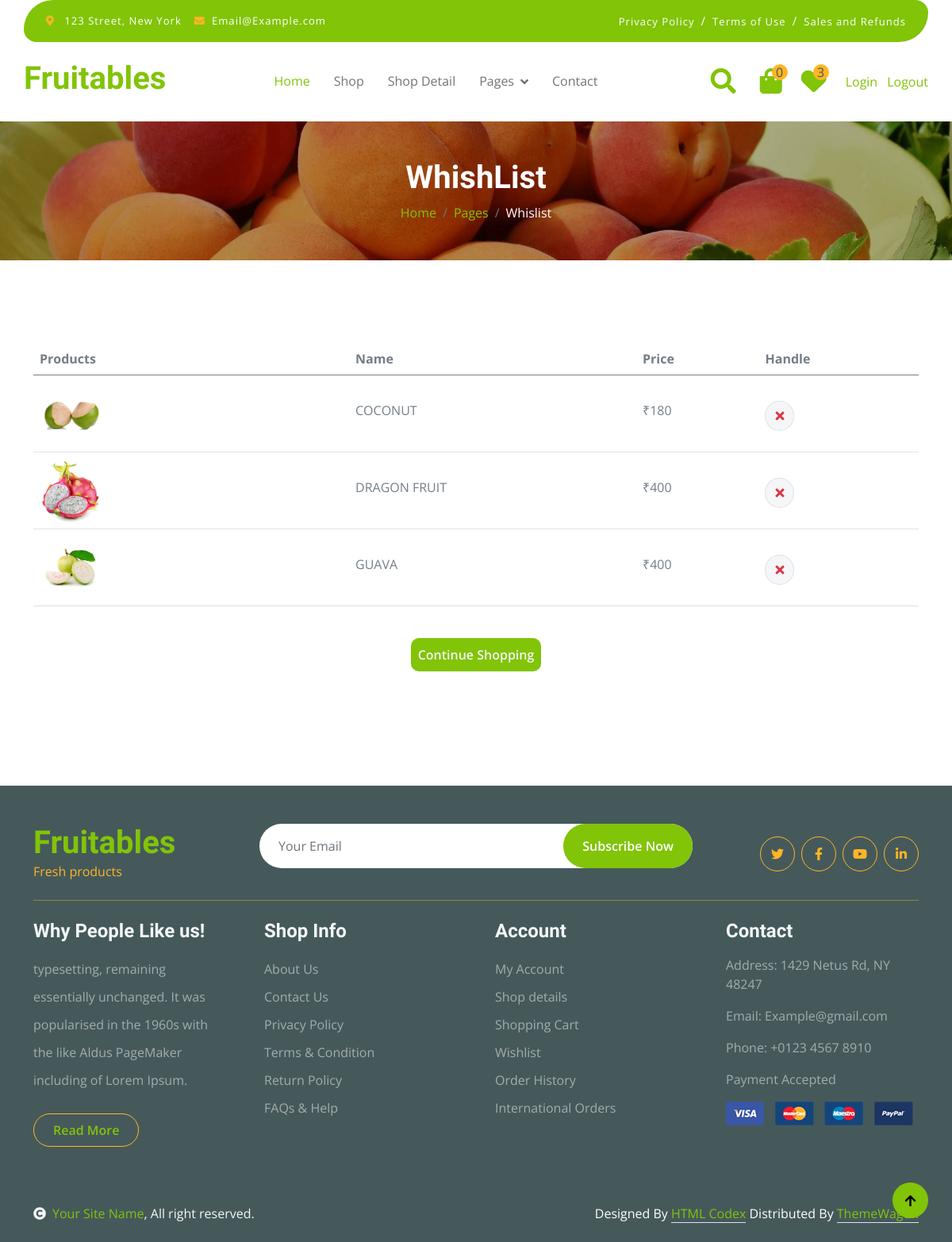
Page /Whishlist (signed in) on the earlier database version.
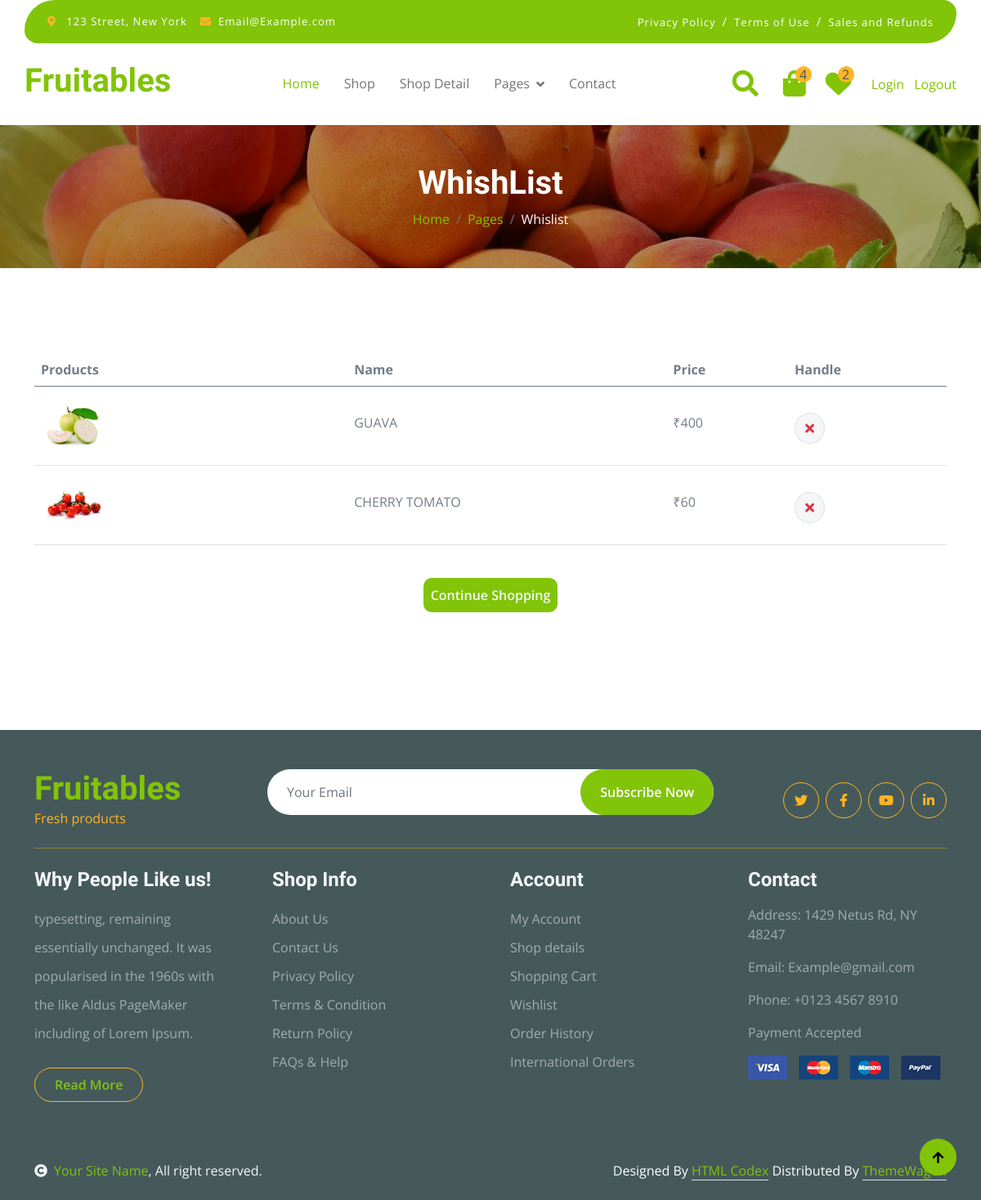
Same page on the later database version.
### app/models.py (models this page shows, shortened)
class Add_Whishlist(models.Model):
    product_id=models.ForeignKey(product,on_delete=models.CASCADE,blank=True,null=True)
    user_id=models.ForeignKey(User,on_delete=models.CASCADE,null=True,blank=True)
    image=models.ImageField(upload_to="media")
    name=models.CharField(max_length=60)
    price=models.IntegerField()

### app/views.py (the view)
# urls.py: path("Whishlist",views.Whishlist,name="Whishlist"),
def Whishlist(request):
    uid=User.objects.get(email=request.session['email'])
    w_count=Add_Whishlist.objects.filter(user_id=uid).count()
    count = addcart.objects.filter(user=uid).count()
    whish=Add_Whishlist.objects.filter(user_id=uid)
    con={"uid":uid,"whish":whish,"w_count":w_count,"count":count}
    return render(request,"whishlist.html",con)

### app/templates/whishlist.html (shortened to what this page needs)
{% extends "index.html" %}
{% load static %}
{% block content %}
        <div class="container-fluid page-header py-5">
            <h1 class="text-center text-white display-6">WhishList</h1>
            <ol class="breadcrumb justify-content-center mb-0">
                <li class="breadcrumb-item"><a href="{% url 'index' %}">Home</a></li>
                <li class="breadcrumb-item"><a href="#">Pages</a></li>
                <li class="breadcrumb-item active text-white">Whislist</li>
            </ol>
        </div>
        {% if w_count < 1 %}
        <div style="text-align:center">
<img style="height: 300px;width:300px" src="{% static 'img\whish3.png' %}">
</div>
<div style="text-align: center;">
<a style="align-items: center;" href="{% url 'shop' %}" class="btn btn-danger     cart-btn-transform m-3" data-abc="true" >Continue To Shopping</a>
</div>
    {% else %}
        <div class="container-fluid py-5">
            <div class="container py-5">
                <div class="table-responsive">
                    <table class="table">
                        <thead>
                          <tr>
                            <th scope="col">Products</th>
                            <th scope="col">Name</th>
                            <th scope="col">Price</th>
                            <th scope="col">Handle</th>
                          </tr>
                        </thead>
                        <tbody>
                           {% for i in whish %}
                            <tr>
                                <th scope="row">
                                    <div class="d-flex align-items-center">
                                        <img src="{{ i.image.url }}" class="img-fluid me-5 rounded-circle" style="width: 80px; height: 80px;" alt="">
                                    </div>
                                </th>
                                <td>
                                    <p class="mb-0 mt-4">{{i.name}}</p>
                                </td>
                                <td>
                                    <p class="mb-0 mt-4">&#8377;{{i.price}}</p>
                                </td>
                                <td>
                                    <a href="remove_whishlist/{{i.id}}"><button class="btn btn-md rounded-circle bg-light border mt-4" >
                                        <i class="fa fa-times text-danger"></i>
                                    </button></a>
                                </td>
                            </tr>
                            {% endfor %}
                        </tbody>
                    </table>
                    <br/>
                    <div class="center-button">
                        <a href="{% url 'shop' %}"><button class="btn   px-2 py-2 text-light" type="button" style="background-color: #81C408;">Continue Shopping</button></a>
                    </div>
                </div>
            </div>
        </div>
        {% endif %}
{% endblock %}

### app/templates/index.html (shortened to what this page needs)
{% load static %}
<!DOCTYPE html>
<html lang="en">
<head>
    <link rel="stylesheet" href="https://cdnjs.cloudflare.com/ajax/libs/font-awesome/6.5.1/css/all.min.css"
 />
    <link rel="stylesheet" href="https://use.fontawesome.com/releases/v5.15.4/css/all.css" />
    <link href="https://cdn.jsdelivr.net/npm/bootstrap-icons@1.4.1/font/bootstrap-icons.css" rel="stylesheet">
    <link href="{% static 'lib/lightbox/css/lightbox.min.css' %}" rel="stylesheet">
    <link href="{% static 'lib/owlcarousel/assets/owl.carousel.min.css' %}" rel="stylesheet">
    <link href="{% static 'css/bootstrap.min.css' %}" rel="stylesheet">
    <link href="{% static 'css/style.css' %}" rel="stylesheet">
</head>
<body>
    <div class="container-fluid fixed-top">
        <div class="container topbar bg-primary d-none d-lg-block">
            <div class="d-flex justify-content-between">
                <div class="top-info ps-2">
                    <small class="me-3"><i class="fas fa-map-marker-alt me-2 text-secondary"></i> <a href="#"
                            class="text-white">123 Street, New York</a></small>
                    <small class="me-3"><i class="fas fa-envelope me-2 text-secondary"></i><a href="#"
                            class="text-white">Email@Example.com</a></small>
                </div>
                <div class="top-link pe-2">
                    <a href="#" class="text-white"><small class="text-white mx-2">Privacy Policy</small>/</a>
                    <a href="#" class="text-white"><small class="text-white mx-2">Terms of Use</small>/</a>
                    <a href="#" class="text-white"><small class="text-white ms-2">Sales and Refunds</small></a>
                </div>
            </div>
        </div>
        <div class="container px-0">
            <nav class="navbar navbar-light bg-white navbar-expand-xl">
                <a href="{% url 'index' %}" class="navbar-brand">
                    <h1 class="text-primary display-6">Fruitables</h1>
                </a>
                <div class="collapse navbar-collapse bg-white" id="navbarCollapse">
                    <div class="navbar-nav mx-auto">
                        <a href="{% url 'index' %}" class="nav-item nav-link active">Home</a>
                        <a href="{% url 'shop' %}" class="nav-item nav-link">Shop</a>
                        <a href="{% url 'shop_detail' %}" class="nav-item nav-link">Shop Detail</a>
                        <div class="nav-item dropdown">
                            <a href="#" class="nav-link dropdown-toggle" data-bs-toggle="dropdown">Pages</a>
                        </div>
                        <a href="{% url 'contact' %}" class="nav-item nav-link">Contact</a>
                    </div>
                    <div class="d-flex m-3 me-0">
                        <button class="btn-search   bg-white me-4" data-bs-toggle="modal" data-bs-target="#searchModal"
                            style="color: #81C408;border:none"><i class="fas fa-search  fa-2x"></i></button>
                        <a href="{% url 'cart' %}" class="position-relative me-4 my-auto">
                            <i class="fa fa-shopping-bag fa-2x"></i>
                            <span
                                class="position-absolute bg-secondary rounded-circle d-flex align-items-center justify-content-center text-dark px-1"
                                style="top: -5px; left: 15px; height: 20px; min-width: 20px;">{{count}}</span>
                        </a>
                        <a href="{% url 'Whishlist' %}" class="position-relative me-4 my-auto">
                            <i class="fa-solid fa-heart fa-2x"></i>
                            <span
                                class="position-absolute bg-secondary rounded-circle d-flex align-items-center justify-content-center text-dark px-1"
                                style="top: -5px; left: 15px; height: 20px; min-width: 20px;">{{w_count}}</span>
                        </a>
                        <a href="{% url 'login' %}" class="my-auto">
                            Login
                        </a>
                        <a href="{% url 'logout' %}" class="my-auto" style="margin-left: 12px;">Logout
                        </a>
                    </div>
                </div>
            </nav>
        </div>
    </div>
    {% block content %}{% endblock %}
    <div class="container-fluid bg-dark text-white-50 footer mt-5">
        <div class="container py-5">
            <div class="pb-4 mb-4" style="border-bottom: 1px solid rgba(226, 175, 24, 0.5) ;">
                <div class="row g-4">
                    <div class="col-lg-3">
                        <a href="#">
                            <h1 class="text-primary mb-0">Fruitables</h1>
                            <p class="text-secondary mb-0">Fresh products</p>
                        </a>
                    </div>
                    <div class="col-lg-6">
                        <div class="position-relative mx-auto">
                            <input class="form-control border-0 w-100 py-3 px-4 rounded-pill" type="number"
                                placeholder="Your Email">
                            <button type="submit"
                                class="btn btn-primary border-0 border-secondary py-3 px-4 position-absolute rounded-pill text-white"
                                style="top: 0; right: 0;">Subscribe Now</button>
                        </div>
                    </div>
                    <div class="col-lg-3">
                        <div class="d-flex justify-content-end pt-3">
                            <a class="btn  btn-outline-secondary me-2 btn-md-square rounded-circle" href=""><i
                                    class="fab fa-twitter"></i></a>
                            <a class="btn btn-outline-secondary me-2 btn-md-square rounded-circle" href=""><i
                                    class="fab fa-facebook-f"></i></a>
                            <a class="btn btn-outline-secondary me-2 btn-md-square rounded-circle" href=""><i
                                    class="fab fa-youtube"></i></a>
                            <a class="btn btn-outline-secondary btn-md-square rounded-circle" href=""><i
                                    class="fab fa-linkedin-in"></i></a>
                        </div>
                    </div>
                </div>
            </div>
            <div class="row g-5">
                <div class="col-lg-3 col-md-6">
                    <div class="footer-item">
                        <h4 class="text-light mb-3">Why People Like us!</h4>
                        <p class="mb-4">typesetting, remaining essentially unchanged. It was
                            popularised in the 1960s with the like Aldus PageMaker including of Lorem Ipsum.</p>
                        <a href="" class="btn border-secondary py-2 px-4 rounded-pill text-primary">Read More</a>
                    </div>
                </div>
                <div class="col-lg-3 col-md-6">
                    <div class="d-flex flex-column text-start footer-item">
                        <h4 class="text-light mb-3">Shop Info</h4>
                        <a class="btn-link" href="">About Us</a>
                        <a class="btn-link" href="">Contact Us</a>
                        <a class="btn-link" href="">Privacy Policy</a>
                        <a class="btn-link" href="">Terms & Condition</a>
                        <a class="btn-link" href="">Return Policy</a>
                        <a class="btn-link" href="">FAQs & Help</a>
                    </div>
                </div>
                <div class="col-lg-3 col-md-6">
                    <div class="d-flex flex-column text-start footer-item">
                        <h4 class="text-light mb-3">Account</h4>
                        <a class="btn-link" href="">My Account</a>
                        <a class="btn-link" href="">Shop details</a>
                        <a class="btn-link" href="">Shopping Cart</a>
                        <a class="btn-link" href="">Wishlist</a>
                        <a class="btn-link" href="">Order History</a>
                        <a class="btn-link" href="">International Orders</a>
                    </div>
                </div>
                <div class="col-lg-3 col-md-6">
                    <div class="footer-item">
                        <h4 class="text-light mb-3">Contact</h4>
                        <p>Address: 1429 Netus Rd, NY 48247</p>
                        <p>Email: Example@gmail.com</p>
                        <p>Phone: +0123 4567 8910</p>
                        <p>Payment Accepted</p>
                        <img src="{% static 'img/payment.png' %}" class="img-fluid" alt="">
                    </div>
                </div>
            </div>
        </div>
    </div>
    <div class="container-fluid copyright bg-dark py-4">
        <div class="container">
            <div class="row">
                <div class="col-md-6 text-center text-md-start mb-3 mb-md-0">
                    <span class="text-light"><a href="#"><i class="fas fa-copyright text-light me-2"></i>Your Site
                            Name</a>, All right reserved.</span>
                </div>
                <div class="col-md-6 my-auto text-center text-md-end text-white">
                    Designed By <a class="border-bottom" href="https://htmlcodex.com">HTML Codex</a> Distributed By <a
                        class="border-bottom" href="https://themewagon.com">ThemeWagon</a>
                </div>
            </div>
        </div>
    </div>
    <a href="#" class="btn btn-primary border-3 border-primary rounded-circle back-to-top" onclick="Top()"><i
            class="fa fa-arrow-up"></i></a>
</body>
</html>

### app/static/css/style.css (style rules this page uses)
* { scroll-behavior: smooth; }
.back-to-top { position: fixed; right: 30px; bottom: 30px; display: flex; width: 45px; height: 45px; align-items: center; justify-content: center; transition: 0.5s; z-index: 99; }
.btn { font-weight: 600; transition: 0.5s; }
.btn-md-square { width: 44px; height: 44px; }
.btn-square, .btn-sm-square, .btn-md-square, .btn-lg-square { padding: 0; display: flex; align-items: center; justify-content: center; font-weight: normal; }
.btn.border-secondary { transition: 0.5s; }
.fixed-top { transition: 0.5s; background: var(--bs-white); border: 0; }
.topbar { padding: 20px; border-radius: 230px 100px; }
.topbar .top-info { font-size: 15px; line-height: 0; letter-spacing: 1px; display: flex; align-items: center; }
.topbar .top-link { font-size: 15px; line-height: 0; letter-spacing: 1px; display: flex; align-items: center; }
.topbar .top-link a { letter-spacing: 1px; }
.navbar .navbar-nav .nav-link { padding: 10px 15px; font-size: 16px; transition: 0.5s; }
.navbar { height: 100px; border-bottom: 1px solid rgba(255, 255, 255, 0.1); }
.navbar .navbar-nav .nav-link:hover, .navbar .navbar-nav .nav-link.active, .fixed-top.bg-white .navbar .navbar-nav .nav-link:hover, .fixed-top.bg-white .navbar .navbar-nav .nav-link.active { color: var(--bs-primary); }
.navbar .dropdown-toggle::after { border: none; content: "\f107"; font-family: "Font Awesome 5 Free"; font-weight: 700; vertical-align: middle; margin-left: 8px; }
.page-header { position: relative; background: linear-gradient(rgba(0, 0, 0, 0.3), rgba(0, 0, 0, 0.3)), url(../img/cart-page-header-img.jpg); background-position: center center; background-repeat: no-repeat; background-size: cover; }
@media (min-width: 992px) { .hero-header, .page-header { margin-top: 152px !important; } }
.footer .footer-item .btn-link { line-height: 35px; color: rgba(255, 255, 255, 0.5); transition: 0.5s; }
.footer .footer-item p.mb-4 { line-height: 35px; }

### app/templates/whishlist.html (style rules this page uses)
.center-button { display: flex; justify-content: center; }

Differences in the rows shown:
removed Add_Whishlist: image (picture), name "COCONUT", price "180"
removed Add_Whishlist: image (picture), name "DRAGON FRUIT", price "400"
added Add_Whishlist: image (picture), name "CHERRY TOMATO", price "60"
Other differences:
{{ count }}: "0" → "4"
{{ w_count }}: "3" → "2"
